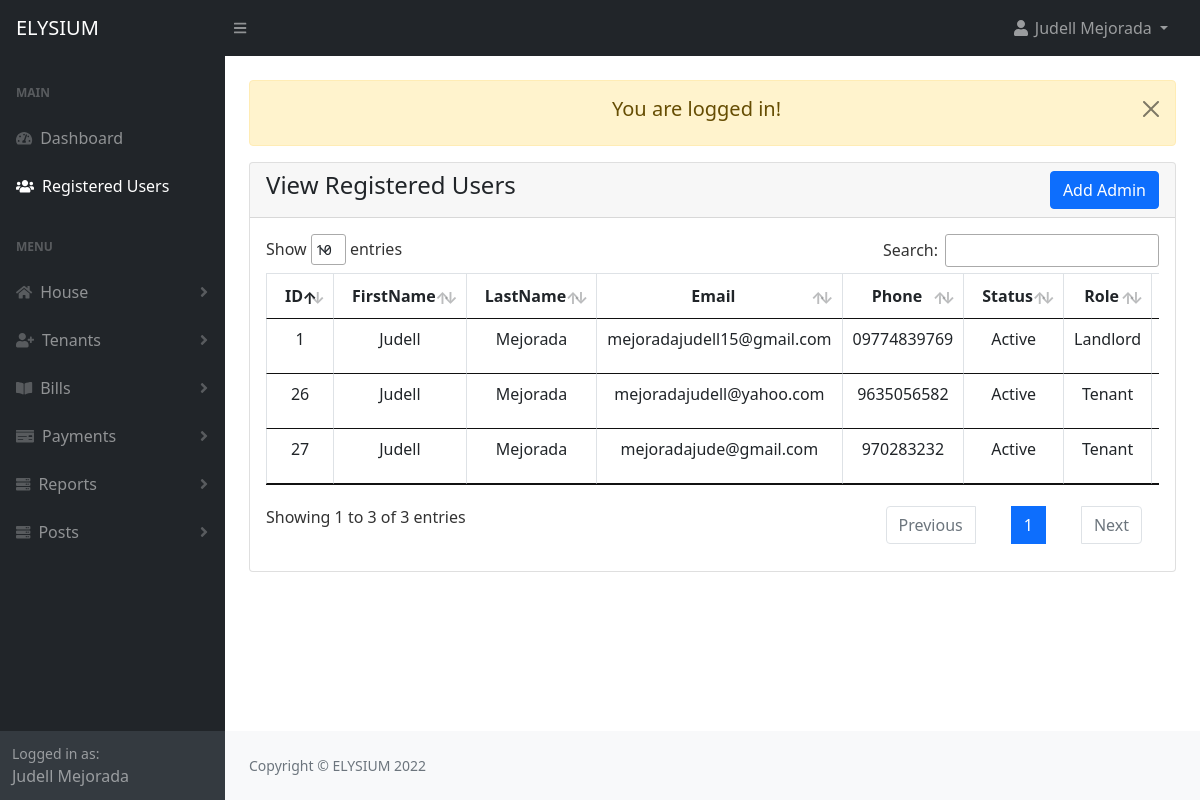
Screenshot of /admin/view-register.php (signed in) with the database file from the repository.
### tables this page shows
CREATE TABLE `users` (
  `id` int(11) NOT NULL,
  `fname` varchar(191) NOT NULL,
  `lname` varchar(191) NOT NULL,
  `email` varchar(191) NOT NULL,
  `phone` varchar(15) DEFAULT NULL,
  `password` varchar(191) NOT NULL,
  `verify_token` varchar(200) NOT NULL,
  `role_as` tinyint(4) NOT NULL DEFAULT 0,
  `status` tinyint(1) NOT NULL DEFAULT 0 COMMENT '0-inactive, 1 -active, 2- delete',
  `created_at` timestamp NOT NULL DEFAULT current_timestamp()
);

### admin/view-register.php (the view, shortened to what this page needs)
<?php
include("authentication.php");
include("includes/header.php");
?>
<div class="container-fluid px-4">
    <div class="row mt-4">
        <div class="col-md-12">
			<?php include('message.php'); ?>
            <div class="card">
                <div class="card-header">
                    <h4>View Registered Users
                        <a href="add-admin.php" class="btn btn-primary float-end">Add Admin</a>
                    </h4>
                </div>
                <div class="card-body">
                <div class="table-responsive">
                    <table id="myDataTable" class="table table-bordered table-stripe">
                        <thead>
                            <tr>
                                <th class="text-center">ID</th>
                                <th class="text-center">FirstName</th>
                                <th class="text-center">LastName</th>
                                <th class="text-center">Email</th>
                                <th class="text-center">Phone</th>
                                <th class="text-center">Status</th>
                                <th class="text-center">Role</th>
                                <th class="text-center">Edit</th>
                            </tr>
                        </thead>
                        <tbody>
                            <?php
                                $users = "SELECT * FROM users WHERE status != '2' ";
                                $users_run = mysqli_query($con,$users);
                                if(mysqli_num_rows($users_run) > 0 )
                                {
                                    foreach($users_run as $user)
                                    {
                                        ?>
                                        <tr>
                                            <td class="text-center"><?= $user['id'] ?></td>
                                            <td class="text-center"><?= $user['fname'] ?></td>
                                            <td class="text-center"><?= $user['lname'] ?></td>
                                            <td class="text-center"><?= $user['email'] ?></td>
                                            <td class="text-center"><?= $user['phone'] ?></td>
                                            <td class="text-center">
                                                <?= $user['status'] == '1' ? 'Active':'Inactive' ?>
                                            </td>
                                            <td class="text-center">
                                                <?php
                                                    if($user['role_as'] == '1') { echo 'Landlord'; } else { echo 'Tenant'; }
                                                ?>
                                            </td>
                                            <td class="text-center">
                                            </td>
                                        </tr>
                                        <?php
                                    }
                                }
                                else
                                {
                                    ?>
                                    <tr>
                                            <td colspan="6"> No Record Found</td>
                                    </tr>
                                    <?php
                                }
                            ?>
                        </tbody>
                    </table>
                </div>
                </div>
            </div>
        </div>
    </div>
</div>
<?php
include("includes/footer.php");
include("includes/scripts.php");
?>

### rows the page displays
users: id "1", fname "Judell", lname "Mejorada", email "mejoradajudell15@gmail.com", phone "09774839769", status "Active", role_as "Landlord"
users: id "26", fname "Judell", lname "Mejorada", email "mejoradajudell@yahoo.com", phone "9635056582", status "Active", role_as "Tenant"
users: id "27", fname "Judell", lname "Mejorada", email "mejoradajude@gmail.com", phone "970283232", status "Active", role_as "Tenant"

### other values shown
$_SESSION['auth_user']['user_name'] "Judell Mejorada"
$_SESSION['message'] "You are logged in!"
